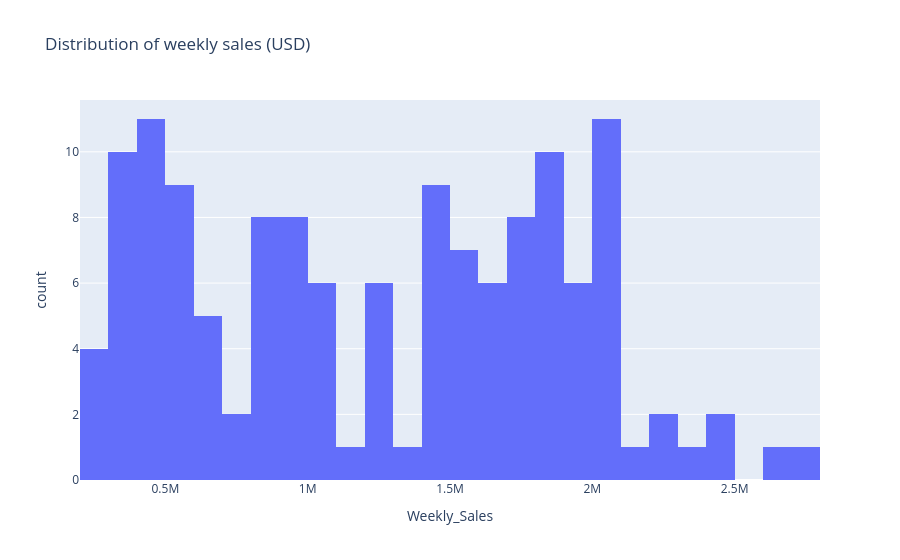

Notebook code for this chart:
### Markdown cell above
Histogram of the target, to see what we are trying to predict. The 136 known values are spread out. The median (1.26 million) is close to the mean (1.25 million): no long tail on one side. 42% of the weeks are below 1 million USD, 14% are above 2 million.

### Code cell
fig = px.histogram(df, x='Weekly_Sales', nbins=30, title='Distribution of weekly sales (USD)')
fig.show()

### Figure 1 — Plotly figure (JSON) as saved in the notebook; plotly's stock layout.template omitted (floating-point values rounded to 4 significant figures; data arrays with more than 128 entries replaced by an {"elided": "..."} marker saying what was removed)
{"data": [{"bingroup": "x", "hovertemplate": "Weekly_Sales=%{x}<br>count=%{y}<extra></extra>", "legendgroup": "", "marker": {"color": "#636efa", "pattern": {"shape": ""}}, "name": "", "nbinsx": 30, "orientation": "v", "showlegend": false, "type": "histogram", "x": {"elided": "150 float values"}, "xaxis": "x", "yaxis": "y"}], "layout": {"barmode": "relative", "legend": {"tracegroupgap": 0}, "title": {"text": "Distribution of weekly sales (USD)"}, "xaxis": {"anchor": "y", "domain": [0.0, 1.0], "title": {"text": "Weekly_Sales"}}, "yaxis": {"anchor": "x", "domain": [0.0, 1.0], "title": {"text": "count"}}}}
